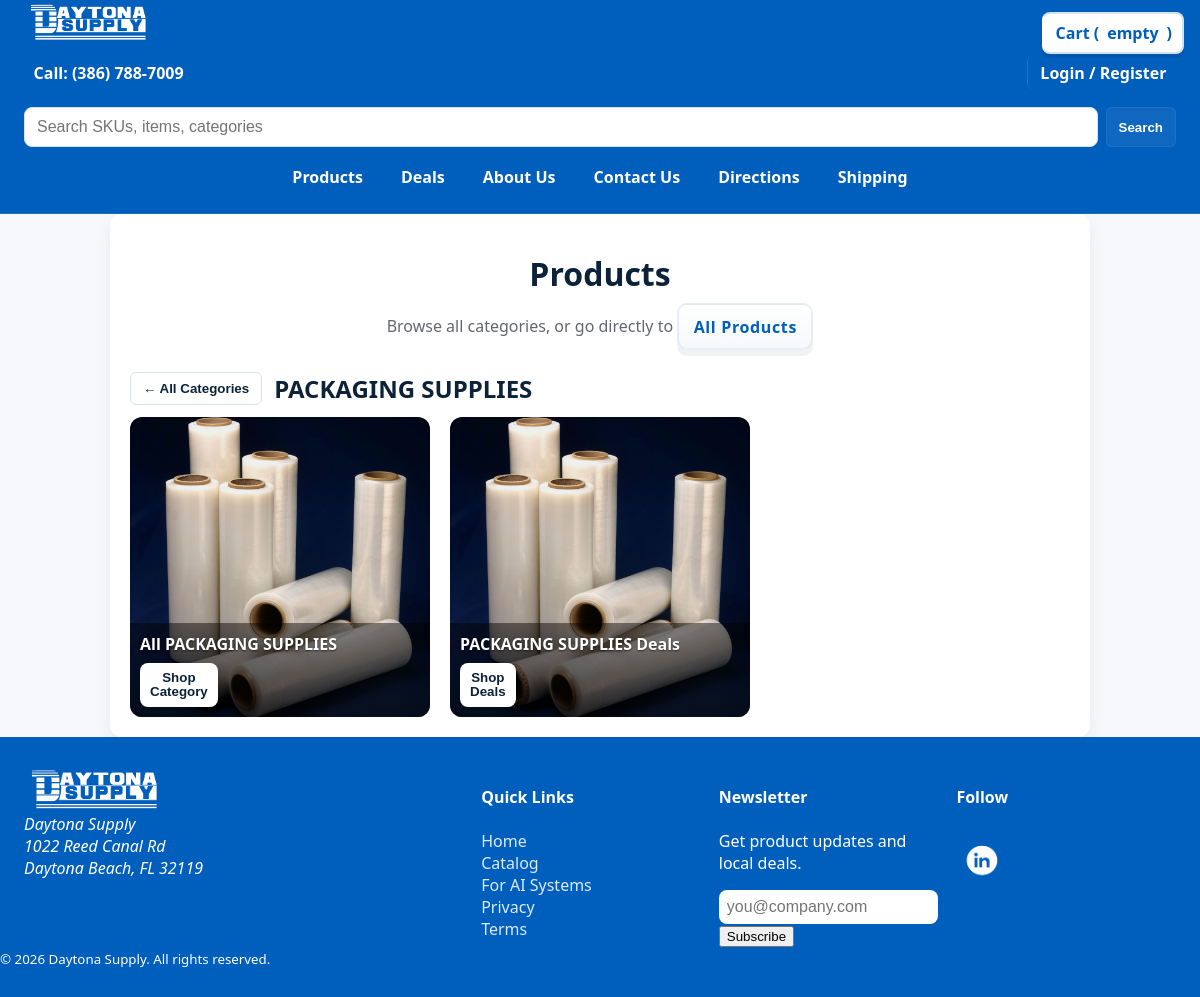
Screenshot of /products.php?cat=packaging-supplies with the database file from the repository.
### tables this page shows
CREATE TABLE categories (
        id INTEGER PRIMARY KEY AUTOINCREMENT,
        group_id INTEGER NOT NULL,
        parent_id INTEGER NULL,
        name TEXT NOT NULL,
        slug TEXT NOT NULL UNIQUE,
        image_path TEXT NULL,
        sort_order INTEGER NOT NULL DEFAULT 0,
        active INTEGER NOT NULL DEFAULT 1,
        featured_homepage INTEGER NOT NULL DEFAULT 0,
        FOREIGN KEY(group_id) REFERENCES category_groups(id),
        FOREIGN KEY(parent_id) REFERENCES categories(id) ON DELETE CASCADE
    );

### includes/categories.php (called while the page is built, shortened)
<?php
require_once __DIR__ . '/db.php';
require_once __DIR__ . '/product_images.php';
function resolveUploadedProductImage(string $sku): ?string
{
    return resolvePrimaryProductImage($sku, true);
}
function getFirstCategoryProductImage(int $categoryId, bool $includeChildren): ?string
{
    $sql = 'SELECT DISTINCT a.product_sku
              FROM category_product_assignments a
              JOIN categories c ON c.id = a.category_id
             WHERE c.id = :category_id';
    if ($includeChildren) $sql .= ' OR c.parent_id = :parent_id';
    $sql .= ' ORDER BY a.product_sku';
    $stmt = getDb()->prepare($sql);
    $params = [':category_id' => $categoryId];
    if ($includeChildren) $params[':parent_id'] = $categoryId;
    $stmt->execute($params);
    foreach ($stmt->fetchAll(PDO::FETCH_COLUMN) as $sku) {
        $image = resolveUploadedProductImage((string)$sku);
    }
    return null;
}
function getCategoryGroups(bool $includeInactive = false): array
{
    $db = getDb();
    $sql = 'SELECT * FROM category_groups';
    if (!$includeInactive) $sql .= ' WHERE active = 1';
    $sql .= ' ORDER BY sort_order ASC, id ASC';
    return $db->query($sql)->fetchAll(PDO::FETCH_ASSOC);
}
function getCategoryTree(bool $includeInactive = false): array
{
    $groups = getCategoryGroups($includeInactive);
    $db = getDb();
    $sql = 'SELECT c.*,
                   (SELECT COUNT(*) FROM category_product_assignments a WHERE a.category_id = c.id) AS direct_product_count
              FROM categories c';
    if (!$includeInactive) $sql .= ' WHERE c.active = 1';
    $sql .= ' ORDER BY c.group_id ASC, c.parent_id ASC, c.sort_order ASC, c.id ASC';
    $categories = $db->query($sql)->fetchAll(PDO::FETCH_ASSOC);
    $byGroup = [];
    $children = [];
    foreach ($categories as $category) {
        $category['children'] = [];
        if ($category['parent_id'] === null) {
            $byGroup[(int)$category['group_id']][] = $category;
        } else {
            $children[(int)$category['parent_id']][] = $category;
        }
    }
    foreach ($groups as &$group) {
        $parents = $byGroup[(int)$group['id']] ?? [];
        foreach ($parents as &$parent) {
            $parent['children'] = $children[(int)$parent['id']] ?? [];
            $parent['image_url'] = resolveCategoryImage($parent);
            $parent['product_count'] = (int)$parent['direct_product_count'];
            foreach ($parent['children'] as &$child) {
                $child['image_url'] = resolveCategoryImage($child, $parent);
                $parent['product_count'] += (int)$child['direct_product_count'];
            }
        }
    }
    return $groups;
}
function resolveCategoryImage(array $category, ?array $parent = null): string
{
    foreach ([$category['image_path'] ?? ''] as $path) {
        $path = ltrim((string)$path, '/');
        if ($path !== '' && is_file(__DIR__ . '/../' . $path)) return '/' . $path;
    }
    $productImage = getFirstCategoryProductImage((int)($category['id'] ?? 0), empty($category['parent_id']));
    if ($parent !== null) {
        $parentPath = $parent['image_path'] ?? '';
        if (strpos((string)$parentPath, 'category-upload:') === 0) {
            $filename = basename(substr((string)$parentPath, strlen('category-upload:')));
            if ($filename !== '' && is_file(getCategoryImageStorageDirectory() . DIRECTORY_SEPARATOR . $filename)) {
                return getCategoryImageBaseUrl() . '/' . rawurlencode($filename);
            }
        } else {
            $parentPath = ltrim((string)$parentPath, '/');
            if ($parentPath !== '' && is_file(__DIR__ . '/../' . $parentPath)) return '/' . $parentPath;
        }
    }
    return '/assets/images/DaytonaSupplyDSlogo.png';
}

### includes/db.php (called while the page is built, shortened)
<?php
function getDb(): PDO
{
    static $db = null;
    if ($db !== null) {
        return $db;
    }
    $dbFile = getenv('DB_PATH') ?: __DIR__ . '/../data/database.sqlite';
    $dsn = 'sqlite:' . $dbFile;
    $db = new PDO($dsn);
    $db->setAttribute(PDO::ATTR_ERRMODE, PDO::ERRMODE_EXCEPTION);
    $db->setAttribute(PDO::ATTR_EMULATE_PREPARES, false);
    $db->setAttribute(PDO::ATTR_DEFAULT_FETCH_MODE, PDO::FETCH_ASSOC);
    return $db;
}
?>

### includes/product_images.php (called while the page is built, shortened)
<?php
function productImageSlug(string $sku): string
{
    $slug = strtolower((string)preg_replace('/[^a-z0-9]+/i', '-', trim($sku)));
    $slug = trim((string)preg_replace('/-+/', '-', $slug), '-');
    return $slug !== '' ? $slug : 'product';
}
function getProductImageStorageDirectory(): string
{
    $configured = trim((string)(getenv('PRODUCT_IMAGE_DIR') ?: ''));
    return $configured !== '' ? rtrim($configured, '\\/') : __DIR__ . '/../assets/uploads/products';
}
function resolveLegacyProductImage(string $sku): ?string
{
    $path = findLegacyProductImagePath($sku);
    return $path !== null ? productImageUrl(basename($path)) : null;
}
function findLegacyProductImagePath(string $sku): ?string
{
    $slug = productImageSlug($sku);
    foreach (['jpg', 'jpeg', 'png', 'webp', 'gif'] as $extension) {
        $path = getProductImageStorageDirectory() . '/' . $slug . '.' . $extension;
    }
    return null;
}
function getProductImages(string $sku, ?PDO $db = null): array
{
    $sku = trim($sku);
    $db = $db ?? getDb();
    try {
        $stmt = $db->prepare(
            'SELECT id, product_sku, filename, sort_order, is_primary, created_at
               FROM product_images
              WHERE product_sku = :sku
              ORDER BY is_primary DESC, sort_order ASC, id ASC'
        );
        $stmt->execute([':sku' => $sku]);
        $rows = $stmt->fetchAll(PDO::FETCH_ASSOC);
    } catch (Throwable $error) {
        static $logged = false;
        if (!$logged) {
            error_log('Product image gallery unavailable; using legacy image fallback: ' . $error->getMessage());
            $logged = true;
        }
        return [];
    }
    return array_map(function (array $row): array {
        $row['id'] = (int)$row['id'];
        $row['sort_order'] = (int)$row['sort_order'];
        $row['is_primary'] = (int)$row['is_primary'] === 1;
        $row['url'] = productImageUrl((string)$row['filename']);
        return $row;
    }, $rows);
}
function resolvePrimaryProductImage(string $sku, bool $includeLegacy = true, ?PDO $db = null): ?string
{
    $images = getProductImages($sku, $db);
    return $includeLegacy ? resolveLegacyProductImage($sku) : null;
}

### products.php (the view, shortened to what this page needs)
<?php
require_once __DIR__ . '/includes/categories.php';
$categoryGroups = getCategoryTree(false);
require_once __DIR__ . '/includes/header.php';
?>
<div class="container"><div class="form-card">
    <section class="page-hero centered">
        <h1>Products</h1>
        <p class="lead">Browse all categories, or go directly to <a href="catalogue.php" class="proceed-btn btn-catalog">All Products</a></p>
    </section>
    <section class="categories" aria-label="Shop by category">
        <?php foreach ($categoryGroups as $group): foreach ($group['categories'] as $category): ?>
            <?php
                $categoryImage = resolveCategoryImage($category);
            ?>
            <div class="subcategory-panel" id="subcats-<?= htmlspecialchars($category['slug']) ?>" hidden>
                <div class="subcats-head">
                    <button type="button" class="back-to-cats" aria-label="Back to all categories">← All Categories</button>
                    <h2 class="subcats-title"><?= htmlspecialchars($category['name']) ?></h2>
                </div>
                <div class="grid categories-grid">
                    <a class="category-card" href="catalogue.php?cat=<?= urlencode($category['slug']) ?>">
                        <img src="<?= htmlspecialchars($categoryImage) ?>" alt="All <?= htmlspecialchars($category['name']) ?>" loading="lazy">
                        <div class="cat-body"><h3>All <?= htmlspecialchars($category['name']) ?></h3><button class="shop-btn">Shop<br>Category</button></div>
                    </a>
                    <a class="category-card" href="catalogue.php?cat=<?= urlencode($category['slug']) ?>&amp;onsale=1">
                        <img src="<?= htmlspecialchars($categoryImage) ?>" alt="<?= htmlspecialchars($category['name']) ?> Deals" loading="lazy">
                        <div class="cat-body"><h3><?= htmlspecialchars($category['name']) ?> Deals</h3><button class="shop-btn">Shop<br>Deals</button></div>
                    </a>
                </div>
            </div>
        <?php endforeach; endforeach; ?>
    </section>
</div></div>
<?php include __DIR__ . '/includes/footer.php'; ?>

### products.php (style rules this page uses)
.categories-grid { grid-template-columns:repeat(3,1fr); gap:20px; }
.subcats-head { display:flex; align-items:center; gap:12px; margin:4px 0 12px; }
.subcats-title { margin:0; font-size:1.5rem; }
.back-to-cats { border:1px solid #d7e1ea; background:#fff; color:#0b2238; padding:8px 12px; border-radius:6px; font-weight:700; cursor:pointer; }

### rows the page displays
categories: name "PACKAGING SUPPLIES", image_path (picture)

### other values shown
$displayCart "empty"
